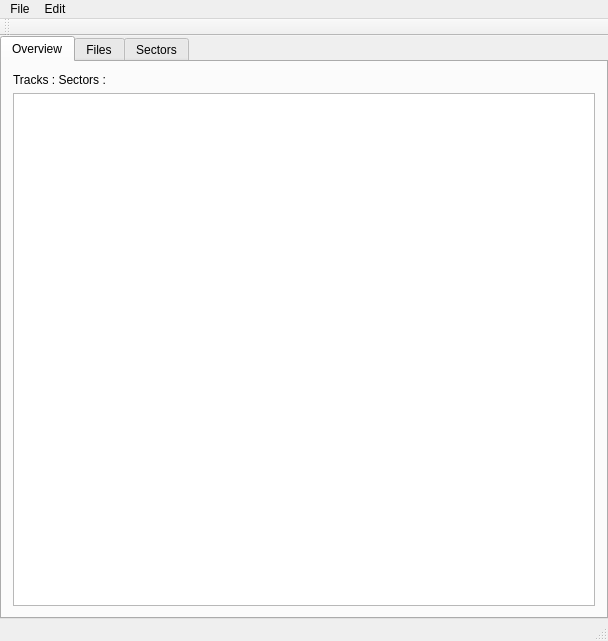
<?xml version="1.0" encoding="UTF-8"?>
<ui version="4.0">
 <class>DiskSwissKnife</class>
 <widget class="QMainWindow" name="DiskSwissKnife">
  <property name="geometry">
   <rect>
    <x>0</x>
    <y>0</y>
    <width>608</width>
    <height>641</height>
   </rect>
  </property>
  <property name="windowTitle">
   <string>DiskSwissKnife</string>
  </property>
  <widget class="QWidget" name="centralWidget">
   <layout class="QVBoxLayout" name="verticalLayout">
    <property name="spacing">
     <number>0</number>
    </property>
    <property name="margin">
     <number>0</number>
    </property>
    <item>
     <widget class="QTabWidget" name="tabWidget">
      <property name="currentIndex">
       <number>0</number>
      </property>
      <widget class="QWidget" name="Overview">
       <attribute name="title">
        <string>Overview</string>
       </attribute>
       <layout class="QVBoxLayout" name="verticalLayout_2">
        <item>
         <widget class="QLabel" name="dskInfoLabel">
          <property name="text">
           <string>Tracks : Sectors :</string>
          </property>
         </widget>
        </item>
        <item>
         <widget class="QGraphicsView" name="overviewSectors"/>
        </item>
       </layout>
      </widget>
      <widget class="QWidget" name="tab_2">
       <attribute name="title">
        <string>Files</string>
       </attribute>
       <layout class="QGridLayout" name="gridLayout">
        <item row="0" column="1">
         <widget class="QPushButton" name="pushButton">
          <property name="text">
           <string>PushButton</string>
          </property>
         </widget>
        </item>
        <item row="1" column="1">
         <widget class="QPushButton" name="pushButton_2">
          <property name="text">
           <string>PushButton</string>
          </property>
         </widget>
        </item>
        <item row="0" column="0">
         <widget class="QListWidget" name="listWidget"/>
        </item>
       </layout>
      </widget>
      <widget class="QWidget" name="tab">
       <attribute name="title">
        <string>Sectors</string>
       </attribute>
       <layout class="QHBoxLayout" name="horizontalLayout" stretch="0,0">
        <item>
         <layout class="QVBoxLayout" name="verticalLayout_3">
          <item>
           <layout class="QHBoxLayout" name="horizontalLayout_2">
            <item>
             <widget class="QLabel" name="label">
              <property name="text">
               <string>Track</string>
              </property>
             </widget>
            </item>
            <item>
             <widget class="QSpinBox" name="spinBox">
              <property name="maximum">
               <number>83</number>
              </property>
             </widget>
            </item>
            <item>
             <spacer name="horizontalSpacer">
              <property name="orientation">
               <enum>Qt::Horizontal</enum>
              </property>
              <property name="sizeHint" stdset="0">
               <size>
                <width>40</width>
                <height>20</height>
               </size>
              </property>
             </spacer>
            </item>
           </layout>
          </item>
          <item>
           <widget class="QListWidget" name="listWidget_2"/>
          </item>
         </layout>
        </item>
        <item>
         <widget class="QPlainTextEdit" name="plainTextEdit"/>
        </item>
       </layout>
      </widget>
     </widget>
    </item>
   </layout>
  </widget>
  <widget class="QMenuBar" name="menuBar">
   <property name="geometry">
    <rect>
     <x>0</x>
     <y>0</y>
     <width>608</width>
     <height>18</height>
    </rect>
   </property>
   <widget class="QMenu" name="menuFile">
    <property name="title">
     <string>File</string>
    </property>
    <addaction name="actionOpen"/>
    <addaction name="actionSave"/>
    <addaction name="actionExit"/>
   </widget>
   <widget class="QMenu" name="menuEdit">
    <property name="title">
     <string>Edit</string>
    </property>
    <addaction name="actionCopy"/>
    <addaction name="actionCut"/>
    <addaction name="actionPaste"/>
   </widget>
   <addaction name="menuFile"/>
   <addaction name="menuEdit"/>
  </widget>
  <widget class="QToolBar" name="mainToolBar">
   <attribute name="toolBarArea">
    <enum>TopToolBarArea</enum>
   </attribute>
   <attribute name="toolBarBreak">
    <bool>false</bool>
   </attribute>
  </widget>
  <widget class="QStatusBar" name="statusBar"/>
  <action name="actionOpen">
   <property name="text">
    <string>Open</string>
   </property>
  </action>
  <action name="actionSave">
   <property name="text">
    <string>Save</string>
   </property>
  </action>
  <action name="actionExit">
   <property name="text">
    <string>Exit</string>
   </property>
  </action>
  <action name="actionCopy">
   <property name="text">
    <string>Copy</string>
   </property>
  </action>
  <action name="actionCut">
   <property name="text">
    <string>Cut</string>
   </property>
  </action>
  <action name="actionPaste">
   <property name="text">
    <string>Paste</string>
   </property>
  </action>
 </widget>
 <layoutdefault spacing="6" margin="11"/>
 <resources/>
 <connections/>
</ui>
